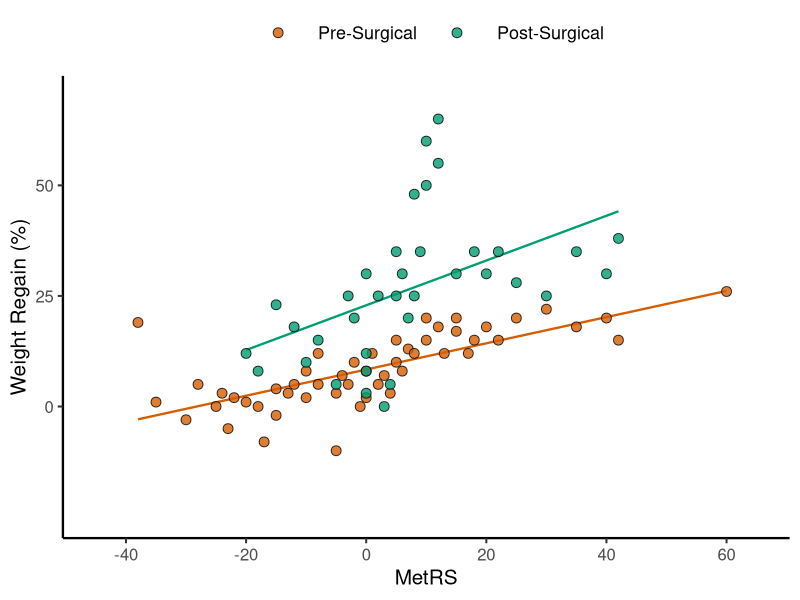

Generate this figure with R:
library(ggplot2)

df = read.csv("data.csv")
df$group = factor(df$group, levels = c("PreSx", "PostSx"))

group_cols = c("PreSx" = "#D55E00", "PostSx" = "#009E73")

p = ggplot(df, aes(x = MetRS, y = pct_regain, color = group)) +
  geom_smooth(aes(group = group), method = "lm", se = FALSE, linewidth = 0.8) +
  geom_point(aes(fill = group), shape = 21, size = 3, alpha = 0.8, color = "black") +
  scale_color_manual(
    values = group_cols,
    labels = c("PreSx" = "Pre-Surgical", "PostSx" = "Post-Surgical"),
    name   = NULL,
    guide  = "none"
  ) +
  scale_fill_manual(
    values = group_cols,
    labels = c("PreSx" = "Pre-Surgical", "PostSx" = "Post-Surgical"),
    name   = NULL
  ) +
  scale_x_continuous(breaks = c(-40, -20, 0, 20, 40, 60), limits = c(-45, 65)) +
  scale_y_continuous(breaks = c(0, 25, 50), limits = c(-25, 70)) +
  labs(
    x = "MetRS",
    y = "Weight Regain (%)"
  ) +
  theme_classic(base_size = 15) +
  theme(
    legend.position  = "top",
    legend.direction = "horizontal",
    legend.text      = element_text(size = 13),
    legend.key.width = unit(1.5, "cm"),
    axis.line        = element_line(linewidth = 0.8)
  ) +
  guides(fill = guide_legend(override.aes = list(size = 3)))

ggsave("fig4c.png", p, width = 5, height = 4, dpi = 800, bg = "white")
